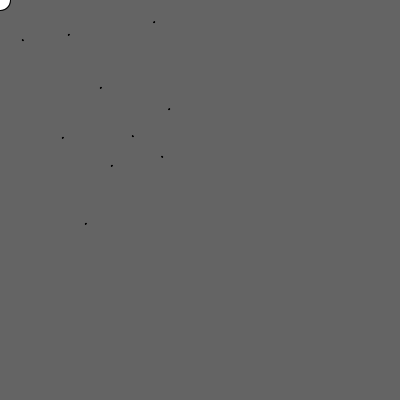
Frame 1 (no input)
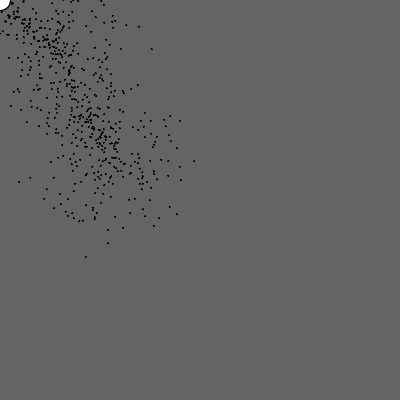
Frame 60 (the mouse pressed at the canvas centre just before this capture)
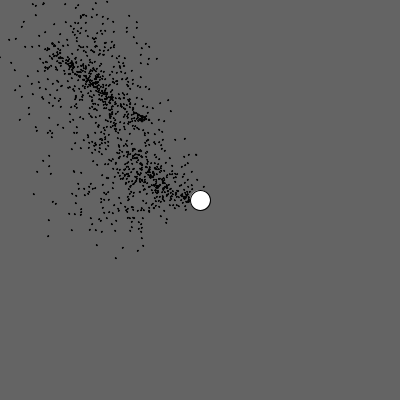
Frame 120 (the mouse held since frame 60 and released just before this capture)

The Processing sketch that drew these frames (run headless with seeded random() and noise(); from frame 60 on, the mouse is pressed at the canvas centre):

// Processing sketch: SwarmPractice
// ── SwarmPractice.pde
final int AMOUNT = 200;
Node[] nodes = new Node[AMOUNT];
PVector target;
Source source1;
Source source2;

void setup() {
  size(400, 400);
  PVector origin = new PVector(width/2, height/2);
  target = randomVector();
  for (int i = 0; i < AMOUNT; i++) {
    nodes[i] = new Node(randomVector(), PVector.random2D());
  }
  source1 = new Source(randomVector());
  source2 = new Source(randomVector());

  frameRate(120);
}

void draw() {
  background(100);
  target = new PVector(mouseX, mouseY);
  source1.update();
  source2.update();
  ellipse(target.x, target.y, 20, 20);
}

PVector randomVector() {
  return new PVector(random(width), random(height));
}

// Reset the swarm
void mouseClicked() {
  for (Node node : source1.nodes) {
    node.location = randomVector();
  }
  for (Node node : source2.nodes) {
    node.location = randomVector();
  }
}


// ── Node.pde
class Node {
  private PVector location;
  private PVector pmove;
  private boolean dead;
  
  public Node(PVector origin, PVector vector) {
    pmove = vector;
    vector.mult(10);
    location = origin.get();
    location.add(vector);
  }

  public void update(PVector fittest_location) {
    PVector path = fittest_location.get();
    path.sub(location);
    path.normalize();
    location.add(path);
    ellipse(location.x, location.y, 1, 1);
    
    dead = location.dist(target) < 10; 
  }

  public void update(Node fittest) {
    update(fittest.location);
  }
  
  public float calcFitness() {
    return pow(this.location.dist(target),2);
  }
}

// ── Source.pde
class Source {
  private ArrayList<Node> nodes = new ArrayList<Node>();
  private PVector location;

  Source(PVector location) {
    this.location = location;
  }

  void update() {
    for (int i = 0; i < 5; i++) {
      PVector random_path = PVector.random2D();
      random_path.mult(random(10));
      nodes.add(new Node(location, random_path));
    }
    Node best = nodes.get(0);
    for (Node node : nodes) {
      if (node.calcFitness() < best.calcFitness()) {
        best = node;
      }
    }
    for (int i = 0; i < nodes.size(); i++) {
      Node node = nodes.get(i);
      node.update(best);
      if (node.dead) {
        nodes.remove(i);
        --i; // retrogress the counter because we removed an element
      }
    }
  }
}
